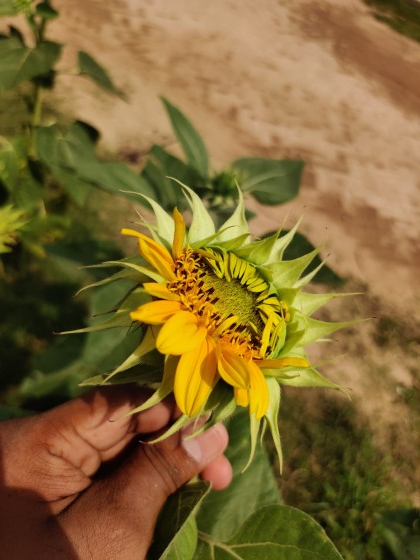
#> input picture Sunflower Compressed/EarlyBloom/EarlyBloom_10 (Small).jpg, 420 x 560 px
$ python -i pipeline.py   (imports and definitions only)
#> lines starting #> are read from the running program, lines starting #| are printed output that depends on the picture; after the words box and inside, x2 and y2 are one past the last pixel; in counts of white or black regions, pixels touching at a corner belong together
import cv2
import numpy as np

def grabcut_mask(img, margin=0.10, iters=4):
    """
    Perform GrabCut segmentation.
    img is expected to be in RGB or BGR, but grabCut takes BGR.
    Assuming img is RGB here as per our pipeline, we convert to BGR.
    """
#> called with margin = 0.1, iters = 4
    h, w = img.shape[:2]
#> h = 560; w = 420
    rect = (int(w*margin), int(h*margin), int(w*(1-2*margin)), int(h*(1-2*margin)))
#> rect = (42, 56, 336, 448)

    mask = np.zeros((h, w), np.uint8)
    bgdModel = np.zeros((1, 65), np.float64)
    fgdModel = np.zeros((1, 65), np.float64)

    bgr = cv2.cvtColor(img, cv2.COLOR_RGB2BGR)
#> bgr is the input picture: shape (560, 420, 3); mean B, G, R 51.7, 104.6, 129.7

    try:
        cv2.grabCut(bgr, mask, rect, bgdModel, fgdModel, iters, cv2.GC_INIT_WITH_RECT)
    except cv2.error:
        # Fallback if grabcut fails entirely
        return np.ones((h, w), np.uint8) * 255

    fg = np.where((mask == cv2.GC_FGD) | (mask == cv2.GC_PR_FGD), 255, 0).astype(np.uint8)

    # Morphology
    kernel = np.ones((5, 5), np.uint8)
    fg = cv2.morphologyEx(fg, cv2.MORPH_OPEN, kernel, iterations=1)
    fg = cv2.morphologyEx(fg, cv2.MORPH_CLOSE, kernel, iterations=2)

    # Largest connected component
    n, labels, stats, _ = cv2.connectedComponentsWithStats(fg, connectivity=8)
#> n = 2
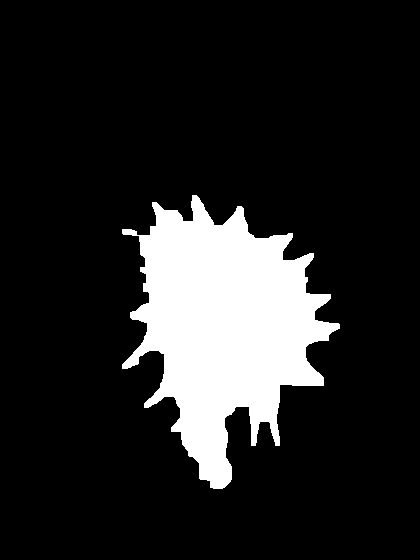
#> fg: shape (560, 420); 14.4% white; 1 white region, box (x1, y1, x2, y2) and area: (122, 195, 340, 489) 33934
    clean = np.zeros_like(fg)
    if n > 1:
        # Background is label 0, so find largest among 1 to n-1
        largest = 1 + np.argmax(stats[1:, cv2.CC_STAT_AREA])
#> largest = 1
        clean[labels == largest] = 255

    # If the component is too small, fallback
    if (clean == 255).sum() < 50:
        return np.ones((h, w), np.uint8) * 255

    return clean

def disc_mask_kmeans(img, fg_mask, k=3):
    """
    Extract the central disc using K-means clustering on the foreground.
    """
    ys, xs = np.where(fg_mask == 255)
    disc_mask = np.zeros_like(fg_mask)

    if len(ys) < 30:
        return disc_mask

    pix = img[ys, xs].astype(np.float32)
    criteria = (cv2.TERM_CRITERIA_EPS + cv2.TERM_CRITERIA_MAX_ITER, 12, 1.0)

    _, lbl, centers = cv2.kmeans(pix, k, None, criteria, 4, cv2.KMEANS_PP_CENTERS)

    # Identify darkest cluster
    brightness = centers.sum(axis=1)
    disc_cluster = int(np.argmin(brightness))

    sel = (lbl.flatten() == disc_cluster)
    disc_mask[ys[sel], xs[sel]] = 255

    return disc_mask

>>> import cv2
>>> picture = cv2.cvtColor(cv2.imread('../../../Sunflower Compressed/EarlyBloom/EarlyBloom_10 (Small).jpg'), cv2.COLOR_BGR2RGB)
>>> result = grabcut_mask(picture)

$ run again, on Sunflower Compressed/EarlyBloom/EarlyBloom_1012 (Small).jpg
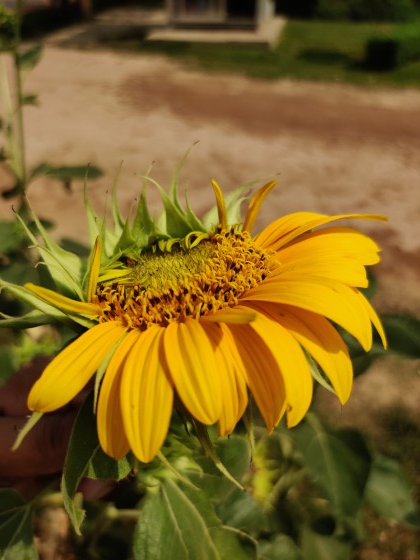
#> input picture Sunflower Compressed/EarlyBloom/EarlyBloom_1012 (Small).jpg, 420 x 560 px
#> in grabcut_mask, bgr is the input picture: shape (560, 420, 3); mean B, G, R 35.9, 101.1, 128.4
#> in grabcut_mask, `n, labels, stats, _ = cv2.connectedComponentsWithStats(fg, connectivit..`:
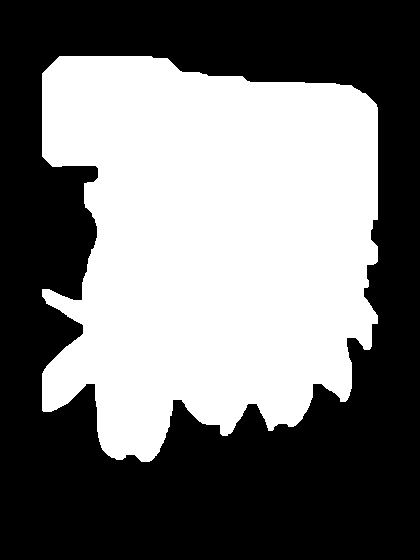
#> fg: shape (560, 420); 45.3% white; 1 white region, box (x1, y1, x2, y2) and area: (42, 56, 378, 462) 106506

$ run again, on Sunflower Compressed/EarlyBloom/EarlyBloom_1034 (Small).jpg
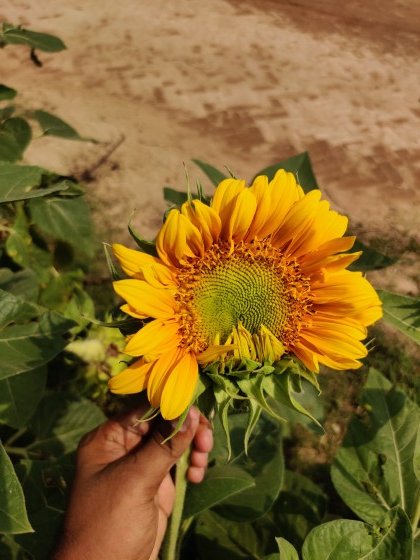
#> input picture Sunflower Compressed/EarlyBloom/EarlyBloom_1034 (Small).jpg, 420 x 560 px
#> in grabcut_mask, bgr is the input picture: shape (560, 420, 3); mean B, G, R 44.5, 102.7, 132.3
#> in grabcut_mask, `n, labels, stats, _ = cv2.connectedComponentsWithStats(fg, connectivit..`:
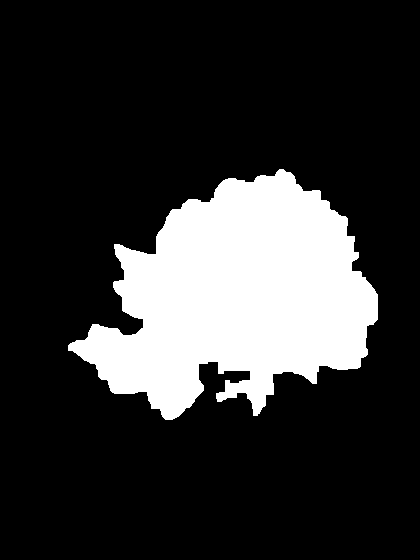
#> fg: shape (560, 420); 19.8% white; 1 white region, box (x1, y1, x2, y2) and area: (68, 169, 378, 420) 46596

$ run again, on Sunflower Compressed/EarlyBloom/EarlyBloom_1039 (Small).jpg
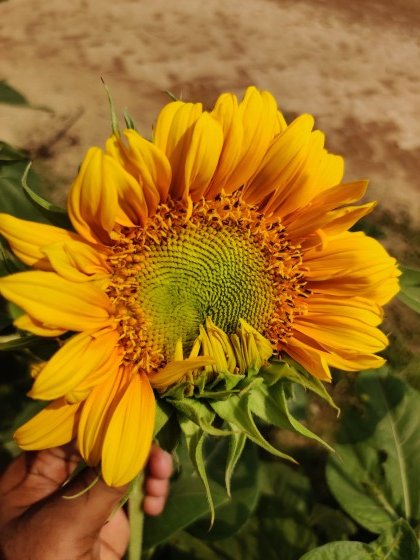
#> input picture Sunflower Compressed/EarlyBloom/EarlyBloom_1039 (Small).jpg, 420 x 560 px
#> in grabcut_mask, bgr is the input picture: shape (560, 420, 3); mean B, G, R 29.6, 107, 148.3
#> in grabcut_mask, `n, labels, stats, _ = cv2.connectedComponentsWithStats(fg, connectivit..`:
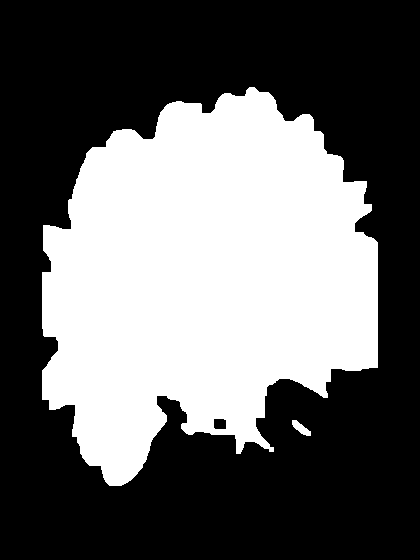
#> fg: shape (560, 420); 39.9% white; 2 white regions, box (x1, y1, x2, y2) and area: (42, 87, 378, 486) 93799, (292, 420, 311, 436) 149
#> result: shape (560, 420); 39.9% white; 1 white region, box (x1, y1, x2, y2) and area: (42, 87, 378, 486) 93799
